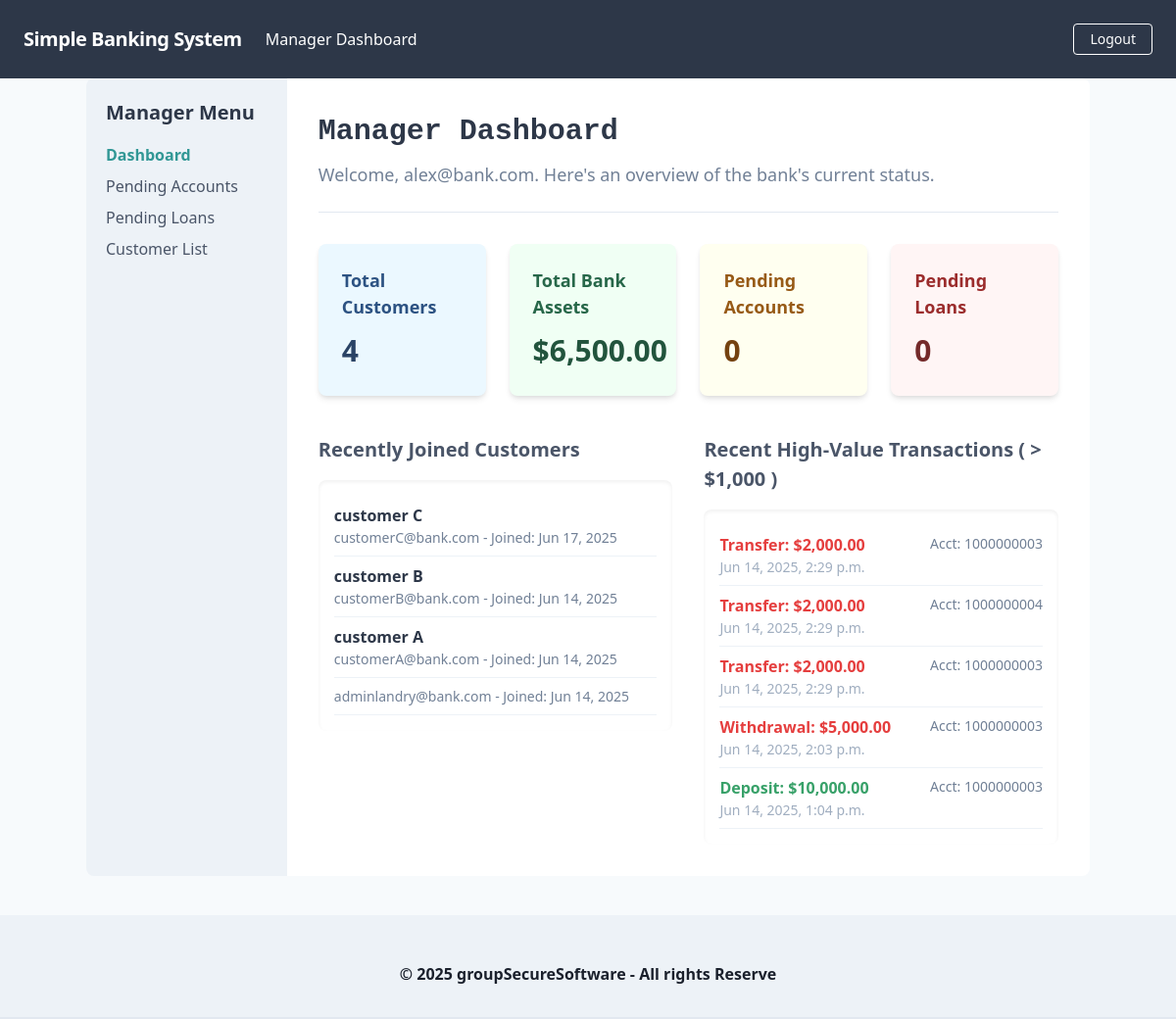
Page /manager/dashboard/ (signed in) on the committed database.
### accounts/models.py (models this page shows, shortened)
class User(AbstractUser):
    username = None
    email = models.EmailField(unique=True, null=False, blank=False)
    role = models.CharField(max_length=10, choices=ROLE_CHOICE, default=CUSTOMER)
    objects = UserManager()
    USERNAME_FIELD = 'email'
    REQUIRED_FIELDS = []

class UserBankAccount(models.Model):
    user = models.OneToOneField(
        User,
        related_name='account',
        on_delete=models.CASCADE,
    )
    account_type = models.ForeignKey(
        BankAccountType,
        related_name='accounts',
        on_delete=models.CASCADE
    )
    account_no = models.PositiveIntegerField(unique=True)
    gender = models.CharField(max_length=1, choices=GENDER_CHOICE)
    birth_date = models.DateField(null=True, blank=True)
    balance = models.DecimalField(
        default=0,
        max_digits=12,
        decimal_places=2
    )
    interest_start_date = models.DateField(
        null=True, blank=True,
        help_text=(
            'The month number that interest calculation will start from'
        )
    )
    initial_deposit_date = models.DateField(null=True, blank=True)
    status = models.CharField(
        max_length=10,
        choices=ACCOUNT_STATUS_CHOICE,
        default=PENDING
    )

### transactions/models.py (models this page shows, shortened)
class Transaction(models.Model):
    account = models.ForeignKey(
        UserBankAccount,
        related_name='transactions',
        on_delete=models.CASCADE,
    )
    amount = models.DecimalField(
        decimal_places=2,
        max_digits=12
    )
    balance_after_transaction = models.DecimalField(
        decimal_places=2,
        max_digits=12
    )
    transaction_type = models.PositiveSmallIntegerField(
        choices=TRANSACTION_TYPE_CHOICES
    )
    timestamp = models.DateTimeField(auto_now_add=True)
    class Meta:
        ordering = ['timestamp']

### transactions/views_manager.py (the view)
class ManagerDashboardView(ManagerRequiredMixin, TemplateView):
    template_name = "manager/dashboard.html"
    model = UserBankAccount # Base model for the view
    context_object_name = "accounts" # Default context name
    def get_context_data(self, **kwargs):
        context = super().get_context_data(**kwargs)
        context['total_customers'] = User.objects.filter(role=CUSTOMER).count()
        context['active_accounts'] = UserBankAccount.objects.filter(status=ACTIVE).count()
        context['pending_accounts_count'] = UserBankAccount.objects.filter(status=PENDING).count()
        context['pending_loans_count'] = LoanApplication.objects.filter(status='pending').count()
        total_assets_query = UserBankAccount.objects.aggregate(total=Sum('balance'))
        context['total_assets'] = total_assets_query['total'] or 0 # Use 0 if bank is empty
        context['recent_customers'] = User.objects.filter(
            role=CUSTOMER
        ).order_by('-date_joined')[:5]
        context['recent_transactions'] = Transaction.objects.filter(
            amount__gt=1000
        ).order_by('-timestamp')[:5]
        return context

### transactions/views_manager.py (called while the page is built)
    def dispatch(self, request, *args, **kwargs):
        if not request.user.is_authenticated:
            return self.handle_no_permission()
        if request.user.role != MANAGER:
            messages.error(
                self.request,
                "You do not have permission to access this page."
            )
            return redirect('home')
        return super().dispatch(request, *args, **kwargs)

### templates/manager/dashboard.html (shortened to what this page needs)
{% extends 'core/base.html' %}
{% load humanize %}
{% block content %}
<div class="lg:flex">
    {% include 'manager/_manager_sidebar.html' %}
    <div class="w-full lg:w-4/5 p-8 bg-white rounded-r-lg">
        <h1 class="font-mono font-bold text-3xl text-gray-800 pb-2">Manager Dashboard</h1>
        <p class="text-lg text-gray-600 mb-6">Welcome, {{ user.email }}. Here's an overview of the bank's current status.</p>
        <hr />
        <div class="grid grid-cols-1 md:grid-cols-2 lg:grid-cols-4 gap-6 mt-8">
            <div class="bg-blue-100 p-6 rounded-lg shadow-md">
                <h3 class="text-lg font-semibold text-blue-800">Total Customers</h3>
                <p class="text-3xl font-bold text-blue-900 mt-2">{{ total_customers }}</p>
            </div>
            <div class="bg-green-100 p-6 rounded-lg shadow-md">
                <h3 class="text-lg font-semibold text-green-800">Total Bank Assets</h3>
                <p class="text-3xl font-bold text-green-900 mt-2">${{ total_assets|floatformat:2|intcomma }}</p>
            </div>
            <a href="{% url 'manager:pending_accounts' %}" class="block bg-yellow-100 p-6 rounded-lg shadow-md hover:bg-yellow-200 transition">
                <h3 class="text-lg font-semibold text-yellow-800">Pending Accounts</h3>
                <p class="text-3xl font-bold text-yellow-900 mt-2">{{ pending_accounts_count }}</p>
            </a>
            <a href="{% url 'manager:pending_loans' %}" class="block bg-red-100 p-6 rounded-lg shadow-md hover:bg-red-200 transition">
                <h3 class="text-lg font-semibold text-red-800">Pending Loans</h3>
                <p class="text-3xl font-bold text-red-900 mt-2">{{ pending_loans_count }}</p>
            </a>
        </div>
        <div class="grid grid-cols-1 lg:grid-cols-2 gap-8 mt-10">
            <div>
                <h3 class="text-xl font-semibold text-gray-700 mb-4">Recently Joined Customers</h3>
                <div class="bg-gray-50 p-4 rounded-lg shadow-inner">
                    {% if not recent_customers %}
                        <p class="text-gray-500">No new customers recently.</p>
                    {% else %}
                        <ul>
                            {% for customer in recent_customers %}
                                <li class="border-b border-gray-200 py-2">
                                    <p class="font-semibold text-gray-800">{{ customer.first_name }} {{ customer.last_name }}</p>
                                    <p class="text-sm text-gray-600">{{ customer.email }} - Joined: {{ customer.date_joined|date:"M d, Y" }}</p>
                                </li>
                            {% endfor %}
                        </ul>
                    {% endif %}
                </div>
            </div>
            <div>
                <h3 class="text-xl font-semibold text-gray-700 mb-4">Recent High-Value Transactions ( > $1,000 )</h3>
                <div class="bg-gray-50 p-4 rounded-lg shadow-inner">
                    {% if not recent_transactions %}
                        <p class="text-gray-500">No recent high-value transactions.</p>
                    {% else %}
                        <ul>
                            {% for tx in recent_transactions %}
                                <li class="border-b border-gray-200 py-2">
                                    <div class="flex justify-between">
                                        <p class="font-semibold {% if tx.get_transaction_type_display == 'Deposit' %}text-green-600{% else %}text-red-600{% endif %}">
                                            {{ tx.get_transaction_type_display }}: ${{ tx.amount|intcomma }}
                                        </p>
                                        <p class="text-sm text-gray-600">Acct: {{ tx.account.account_no }}</p>
                                    </div>
                                    <p class="text-sm text-gray-500">{{ tx.timestamp|date:"M d, Y, P" }}</p>
                                </li>
                            {% endfor %}
                        </ul>
                    {% endif %}
                </div>
            </div>
        </div>
    </div>
</div>
{% endblock %}

### templates/core/base.html (shortened to what this page needs)
{% load static %}
<!DOCTYPE html>
<html lang="en">
    <head>
        <link href="https://unpkg.com/tailwindcss@^1.0/dist/tailwind.min.css" rel="stylesheet">
    </head>
    <body class="bg-gray-100 flex flex-col min-h-screen">
        {% block body %}
            {% include 'core/navbar.html' %}
            <main class="flex-grow">
                <div class="lg:container lg:mx-auto">
                    {% block content %}{% endblock %}
                </div>
            </main>
            {% include 'core/footer.html' %}
        {% endblock %}
    </body>
</html>

### templates/core/navbar.html (shortened to what this page needs)
<nav class="flex items-center justify-between flex-wrap bg-gray-800 p-6">
    <div class="flex items-center flex-shrink-0 text-white mr-6">
        <a href="{% url 'home' %}" class="font-semibold text-xl tracking-tight">Simple Banking System</a>
    </div>
    <div class="w-full block flex-grow lg:flex lg:items-center lg:w-auto">
        {% if request.user.is_authenticated %}
            {% if request.user.role == 'customer' %}
                <div class="text-md lg:flex-grow">
                    <a href="{% url 'transactions:transaction_report' %}" class="block mt-4 lg:inline-block lg:mt-0 text-white hover:text-white mr-4">
                        Transaction Report
                    </a>
                    <a href="{% url 'transactions:deposit_money' %}" class="block mt-4 lg:inline-block lg:mt-0 text-white hover:text-white mr-4">
                        Deposit
                    </a>
                    <a href="{% url 'transactions:withdraw_money' %}" class="block mt-4 lg:inline-block lg:mt-0 text-white hover:text-white mr-4">
                        Withdraw
                    </a>
                    <a href="{% url 'transactions:transfer_money' %}" class="block mt-4 lg:inline-block lg:mt-0 text-white hover:text-white mr-4">
                        Transfer
                    </a>
                    <a href="{% url 'transactions:request_loan' %}" class="block mt-4 lg:inline-block lg:mt-0 text-white hover:text-white">
                        Request Loan
                    </a>
                </div>
            {% elif request.user.role == 'manager' or request.user.is_superuser %}
                <div class="text-md lg:flex-grow">
                    <a href="{% url 'manager:dashboard' %}" class="block mt-4 lg:inline-block lg:mt-0 text-white hover:text-white mr-4">
                        Manager Dashboard
                    </a>
                </div>
            {% endif %}
            <div>
                <a href="{% url 'accounts:user_logout' %}" class="inline-block font-medium text-sm px-4 py-2 leading-none border rounded text-white border-white hover:border-transparent hover:text-gray-800 hover:bg-white mt-4 lg:mt-0">Logout</a>
            </div>
        {% endif %}
    </div>
</nav>

### templates/manager/_manager_sidebar.html
<div class="w-full lg:w-1/5 bg-gray-200 p-5 rounded-l-lg">
    <h2 class="font-bold text-xl mb-4 text-gray-800">Manager Menu</h2>
    <nav>
        <ul>
            <li class="mb-2">
                <a href="{% url 'manager:dashboard' %}" class="{% if request.resolver_match.url_name == 'dashboard' %}font-bold text-teal-600{% else %}text-gray-700{% endif %} hover:text-teal-800">Dashboard</a>
            </li>
            <li class="mb-2">
                <a href="{% url 'manager:pending_accounts' %}" class="{% if request.resolver_match.url_name == 'pending_accounts' %}font-bold text-teal-600{% else %}text-gray-700{% endif %} hover:text-teal-800">Pending Accounts</a>
            </li>
            <li class="mb-2">
                <a href="{% url 'manager:pending_loans' %}" class="{% if request.resolver_match.url_name == 'pending_loans' %}font-bold text-teal-600{% else %}text-gray-700{% endif %} hover:text-teal-800">Pending Loans</a>
            </li>
            <li class="mb-2">
                <a href="{% url 'manager:customer_list' %}" class="{% if request.resolver_match.url_name == 'customer_list' or request.resolver_match.url_name == 'customer_detail' %}font-bold text-teal-600{% else %}text-gray-700{% endif %} hover:text-teal-800">Customer List</a>
            </li>
        </ul>
    </nav>
</div>

### templates/core/footer.html
<footer class="footer bg-gray-200 relative pt-1 border-b-2 mt-10">
    <div class="container mx-auto px-6">
        <div class="mt-5 flex flex-col items-center">
            <div class="sm:w-2/3 text-center py-6">
                <p class="text-md text-gray-900 font-bold mb-2">
                    © {% now "Y" %} groupSecureSoftware - All rights Reserve
                </p>
            </div>
        </div>
    </div>
</footer>

### rows in the picture
User: email "alex@bank.com"
User: first_name "customer", last_name "C", email "customerC@bank.com", date_joined "Jun 17, 2025"
User: first_name "customer", last_name "B", email "customerB@bank.com", date_joined "Jun 14, 2025"
User: first_name "customer", last_name "A", email "customerA@bank.com", date_joined "Jun 14, 2025"
User: email "adminlandry@bank.com", date_joined "Jun 14, 2025"
Transaction: transaction_type "Transfer", amount "2,000.00", account.account_no "1000000003", timestamp "Jun 14, 2025, 2:29 p.m."
Transaction: transaction_type "Transfer", amount "2,000.00", account.account_no "1000000004", timestamp "Jun 14, 2025, 2:29 p.m."
Transaction: transaction_type "Transfer", amount "2,000.00", account.account_no "1000000003", timestamp "Jun 14, 2025, 2:29 p.m."
Transaction: transaction_type "Withdrawal", amount "5,000.00", account.account_no "1000000003", timestamp "Jun 14, 2025, 2:03 p.m."
Transaction: transaction_type "Deposit", amount "10,000.00", account.account_no "1000000003", timestamp "Jun 14, 2025, 1:04 p.m."

### other values in the picture
{{ total_customers }} "4"
{{ total_assets|floatformat:2|intcomma }} "6,500.00"
{{ pending_accounts_count }} "0"
{{ pending_loans_count }} "0"
